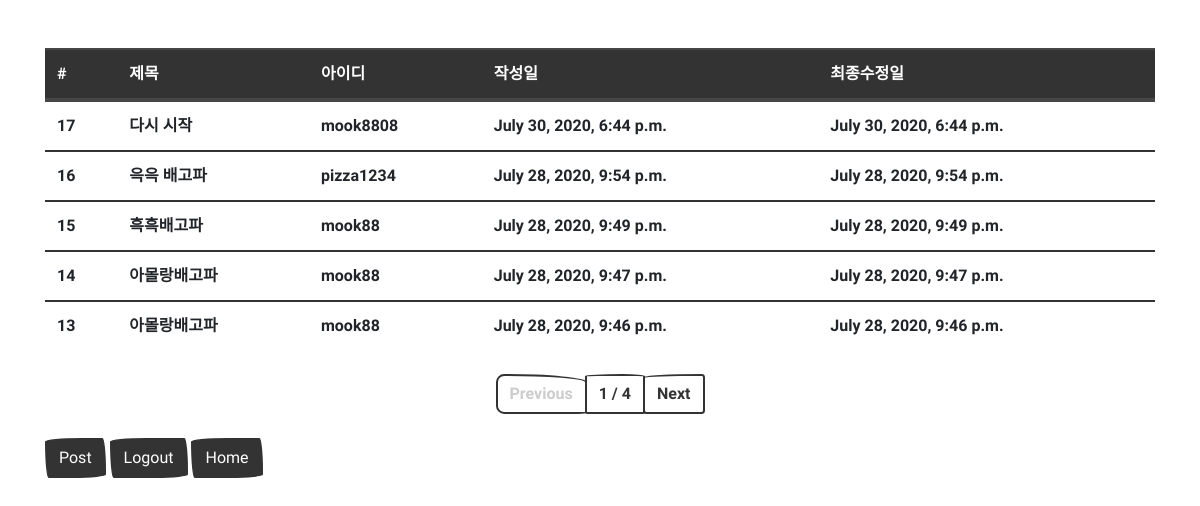
/board/list/, run on the app's committed database.
### board/models.py (models this page shows, shortened)
class Board(models.Model):
    title       = models.CharField(max_length=200, verbose_name="제목")
    contents    = models.TextField(verbose_name="내용")
    writer      = models.ForeignKey('member.BoardMember', on_delete=models.CASCADE, verbose_name="작성자")
    created_at  = models.DateTimeField(auto_now_add=True, verbose_name="작성일")
    updated_at  = models.DateTimeField(auto_now=True, verbose_name="최종수정일")
    tags        = models.ManyToManyField('tag.Tag', verbose_name="게시판태그")
    class Meta:
        db_table            = 'boards'
        verbose_name        = '게시판'
        verbose_name_plural = '게시판'

### member/models.py (models this page shows)
class BoardMember(models.Model):
    username    = models.CharField(max_length=100, verbose_name='유저ID')
    email       = models.EmailField(max_length=100, verbose_name='유저메일')
    password    = models.CharField(max_length=100, verbose_name='유저PW')
    created_at  = models.DateTimeField(auto_now_add=True, verbose_name='가입날짜')
    updated_at  = models.DateTimeField(auto_now=True, verbose_name='마지막수정일')
    def __str__(self):
        return self.username
    class Meta:
        db_table            = 'boardmembers'
        verbose_name        = '게시판멤버'
        verbose_name_plural = '게시판멤버'

### board/views.py (the view)
# urls.py: path('list/', views.board_list),
def board_list(request):
    all_boards  = Board.objects.all().order_by('-id')
    page        = int(request.GET.get('p', 1))
    pagenator   = Paginator(all_boards, 5)
    boards      = pagenator.get_page(page)
    return render(request, 'board_list.html', {"boards":boards})

### board/templates/board_list.html
{% extends "base.html" %} {% block content %}
<div class="row mt-5">
  <div class="col-12">
    <table class="table">
      <thead class="thead-dark">
        <tr>
          <th scope="col">#</th>
          <th scope="col">제목</th>
          <th scope="col">아이디</th>
          <th scope="col">작성일</th>
          <th scope="col">최종수정일</th>
        </tr>
      </thead>
      <tbody>
        {% for board in boards %}
        <tr onclick="location.href='/board/detail/{{ board.id }}/'">
          <th scope="row">{{ board.id }}</th>
          <td>{{ board.title }}</td>
          <td>{{ board.writer }}</td>
          <td>{{ board.created_at }}</td>
          <td>{{ board.updated_at }}</td>
        </tr>
        {% endfor %}
      </tbody>
    </table>
  </div>
</div>
<div class="row mt-2">
  <div class="col-12">
    <nav aria-label="Page navigation example">
      <ul class="pagination justify-content-center">
        {% if boards.has_previous %}
        <li class="page-item">
          <a class="page-link" href="?p={{ boards.previous_page_number }}"
            >Previous</a
          >
        </li>
        {% else %}
        <li class="page-item disabled">
          <a class="page-link" href="#">Previous</a>
        </li>
        {% endif %}
        <li class="page-item">
          <a class="page-link" href="#"
            >{{ boards.number }} / {{ boards.paginator.num_pages }}</a
          >
        </li>
        {% if boards.has_next %}
        <li class="page-item">
          <a class="page-link" href="?p={{ boards.next_page_number }}">Next</a>
        </li>
        {% else %}
        <li class="page-item disabled">
          <a class="page-link" href="#">Next</a>
        </li>
        {% endif %}
      </ul>
    </nav>
  </div>
</div>
<div class="row mt-2">
  <div class="col-12">
    <button class="btn btn-primary" onclick="location.href='/board/write/'">
      Post
    </button>
    <button class="btn btn-primary" onclick="location.href='/member/logout/'">
      Logout
    </button>
    <button class="btn btn-primary" onclick="location.href='/'">
      Home
    </button>
  </div>
</div>
{% endblock %}

### board/templates/base.html (shortened to what this page needs)
<!DOCTYPE html>
<html lang="en">
  <head>
    <link rel="stylesheet" href="/static/bootstrap.min.css" />
  </head>
  <body>
    <div class="container">
      {% block content %} {% endblock %}
    </div>
  </body>
</html>

### data on the page
Board: id "17", title "다시 시작", writer "mook8808", created_at "July 30, 2020, 6:44 p.m.", updated_at "July 30, 2020, 6:44 p.m."
Board: id "16", title "윽윽 배고파", writer "pizza1234", created_at "July 28, 2020, 9:54 p.m.", updated_at "July 28, 2020, 9:54 p.m."
Board: id "15", title "흑흑배고파", writer "mook88", created_at "July 28, 2020, 9:49 p.m.", updated_at "July 28, 2020, 9:49 p.m."
Board: id "14", title "아몰랑배고파", writer "mook88", created_at "July 28, 2020, 9:47 p.m.", updated_at "July 28, 2020, 9:47 p.m."
Board: id "13", title "아몰랑배고파", writer "mook88", created_at "July 28, 2020, 9:46 p.m.", updated_at "July 28, 2020, 9:46 p.m."

### other printed values
{{ boards.number }} "1"
{{ boards.paginator.num_pages }} "4"
